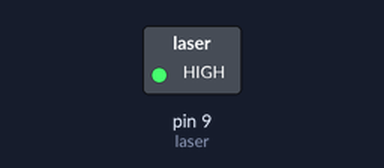
Simulated run of this sketch. Board: Arduino Uno, built with avr-gcc and run on an emulated ATmega328P. Shown: switched loads named in the sketch (green lamp = pin HIGH). Dashed ring = blinking.

Above: at 0.5 s.
Timing chart, 0 to 3.5 s (numbered marks = the images above):
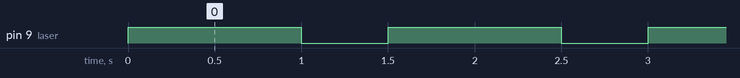

Measured:
- by itself, pin 9 (laser): alternates HIGH for 1.0 s and LOW for 0.50 s

The sketch:

AR00003_001.ino
```cpp
int laser=9;

void setup(){
  pinMode(laser,OUTPUT);
  }

 void loop(){
  digitalWrite(laser,HIGH);
  delay(1000);
  digitalWrite(laser,LOW);
  delay(500);

  }
```
